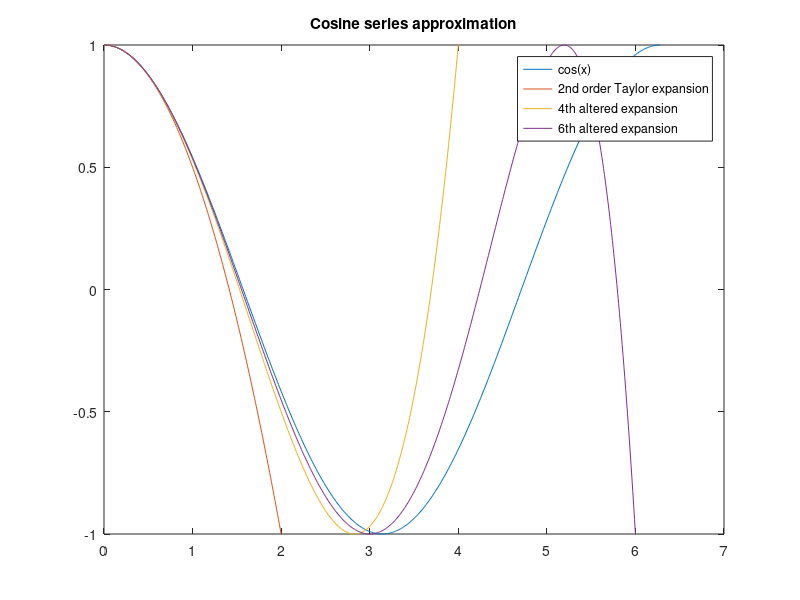

This figure's MATLAB source:
% Cosine series approximation
fo = @(x) 1 - x.^2/factorial(2);                                           % 2nd order
so = @(x) 1 - x.^2/factorial(2) + x.^4/32;                       % 4th order
to = @(x) 1 - x.^2/factorial(2) + 2*x.^4/27/2 - x.^6/729/2;   % 6th order

x=[0:0.01:2*pi];                                                           % x-range for 1 cosine

% Plot
figure(1)
plot( x, cos(x), x, fo(x), x, so(x), x, to(x) )
ylim([-1 1])
title('Cosine series approximation')
legend('cos(x)','2nd order Taylor expansion','4th altered expansion','6th altered expansion')

set(gcf,'Position',[680 823 680 280])